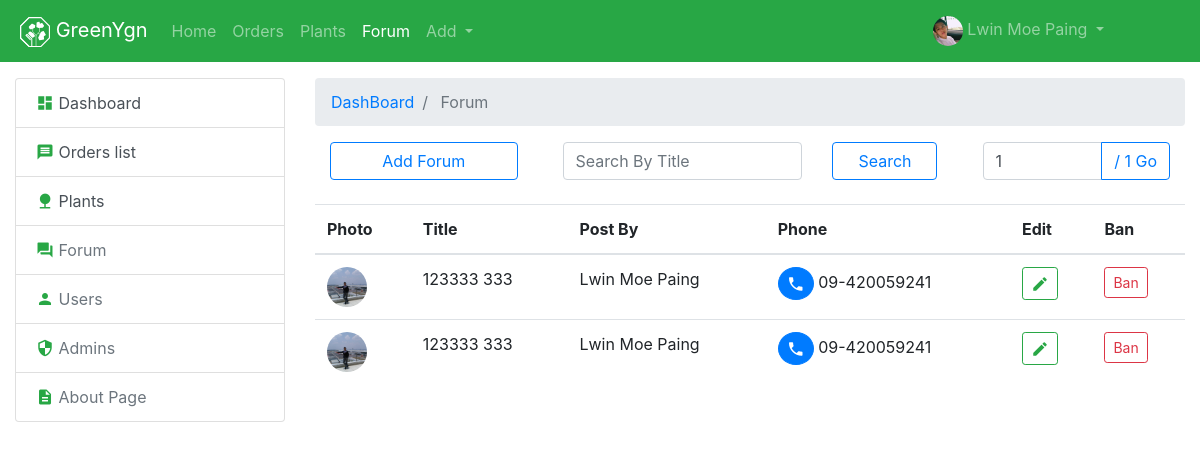
Before: /gyadmin/superadmin/forum/index.php (signed in) with the older database file.
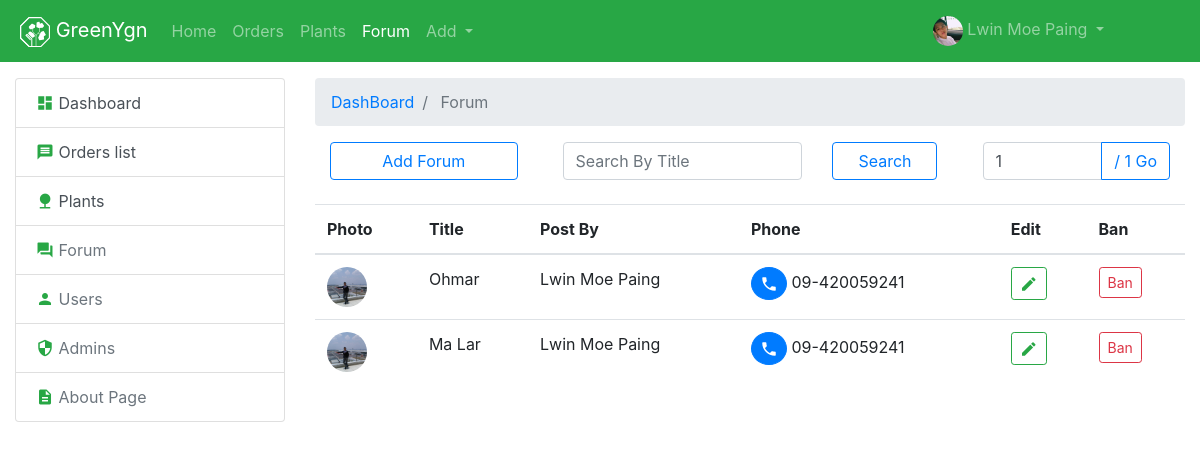
After: the same page with the newer database file.
### tables this page shows
CREATE TABLE `forum` (
  `id` int(11) NOT NULL,
  `image` varchar(200) NOT NULL DEFAULT '/assets/images/logo/greenygn_animate.svg',
  `title` varchar(120) NOT NULL,
  `description` text NOT NULL,
  `admin_id` int(10) UNSIGNED NOT NULL,
  `deleted_at` datetime DEFAULT NULL,
  `created_at` datetime DEFAULT NULL,
  `modified_at` datetime DEFAULT NULL
);

### gyadmin/superadmin/forum/functions/index/getdata.php (called while the page is built)
<?php
if (isset($_GET['page']) && is_numeric($_GET['page'])) {
    $page = $_GET['page'];
} else {
    $page = 1;
}
$no_of_records_per_page = 10;
$offset = ($page-1) * $no_of_records_per_page;
$total_pages_sql = "SELECT COUNT(*) FROM `forum`";
$result = mysqli_query($conn,$total_pages_sql);
$total_rows = mysqli_fetch_array($result)[0];
$total_pages = ceil($total_rows / $no_of_records_per_page);
$role = [
    '`f`.`id`',
    '`f`.`image`',
    '`f`.`title`',
    '`f`.`admin_id`',
    '`f`.`deleted_at`'
];
$sql = "SELECT " . implode(",",$role) .", `ar`.`name` as `admin_name`, `ar`.`ph` ";
$sql .= " FROM `forum` as `f` INNER JOIN `admin` as `ar` ";
$sql .= " ON `f`.`admin_id`= `ar`.`id` ORDER BY `f`.`id` DESC LIMIT $offset, $no_of_records_per_page ";
if($res = mysqli_query($conn, $sql)) {
    $result = array();
    while($row = mysqli_fetch_assoc($res)) {
       $result[] = $row;
    }
}

### gyadmin/superadmin/forum/index.php (the view, shortened to what this page needs)
<?php
    require __DIR__. "/functions/index/getdata.php";
    $title = "Forum";
    require __DIR__ . "/../view/begin_header.php";
    require __DIR__ . "/../view/finish_header.php";
    require __DIR__ . "/../view/nav/navbar.php";
?>
    <div class="container-fluid mt-3">
        <div class="row">
            <div class="col-md-3">
                <?php
                    require __DIR__ . "/../view/left_url_list/left_url_list.php";
                ?>
            </div>
            <div class="col-md-9">
                <nav aria-label="breadcrumb">
                    <ol class="breadcrumb">
                        <li class="breadcrumb-item"><a href="/gyadmin/superadmin/">DashBoard</a></li>
                        <li class="breadcrumb-item active"> Forum </li>
                    </ol>
                </nav>
                <div class="container-fluid">
                    <div class="row">
                        <div class="col-md-3 mb-2">
                            <a href="add_forum.php" class="btn btn-outline-primary rounded btn-block" role="button">
                                <i class="icon ion-md-add"></i> Add Forum
                            </a>
                        </div>
                        <div class="col-md-6 mb-2">
                                <div class="container-fluid">
                                    <form method="GET" action="search.php">
                                        <div class="row">
                                            <div class="col-md-8">
                                                <div class="form-group">
                                                    <input name="title" class="form-control" type="text" placeholder="Search By Title">
                                                </div>
                                            </div>
                                            <div class="col-md-4">
                                                <button href="add_admin.php" class="btn btn-outline-primary rounded btn-block" role="button">
                                                    <i class="icon ion-md-add"></i> Search
                                                </button>
                                            </div>
                                        </div>
                                    </form>
                                </div>
                        </div>
                        <div class="col-md-3">
                            <form action="" method="get">
                                <div class="input-group mb-3">
                                        <input name="page" required type="number" class="form-control" min=1 max="<?= $total_pages ?>" value="<?= $page ?>">
                                        <div class="input-group-append">
                                            <button class="btn btn-outline-primary" type="submit" id="button-addon2">
                                                / <?= $total_pages  ?> Go
                                            </button>
                                        </div>
                                </div>
                            </form>
                        </div>
                    </div>
                </div>
                <div class="table-responsive">
                    <table class="table">
                            <thead>
                                <tr>
                                    <th scope="col">Photo</th>
                                    <th scope="col">Title</th>
                                    <th scope="col">Post By</th>
                                    <th scope="col">Phone</th>
                                    <th class="" scope="col">Edit</th>
                                    <th class="" scope="col">Ban</th>
                                </tr>
                            </thead>
                            <tbody class="mm_font" id="table_row">
                                <?php
                                    foreach($result as $k => $v) {
                                ?>
                                <tr class="<?= $v['deleted_at'] ? 'table-danger' : '' ?>">
                                        <td>
                                            <div class="AdminUserListTable" style="background-image: url('<?= $v['image'] ?>')">  </div>
                                        </td>
                                        <td> <?= $v['title'] ?> </td>
                                        <td> <?= $v['admin_name'] ?> </td>
                                        <td >
                                            <?php
                                                if(strlen($v['ph']) > 0) {
                                            ?>
                                                <a  class="btn btn-primary btn-sm rounded-circle" href="tel:<?= $v['ph'] ?>">
                                                    <i class="material-icons md-18"> phone </i>
                                                </a>
                                                <?= $v['ph'] ?>
                                            <?php
                                                } else {
                                            ?>
                                                <a  class="btn btn-outline-danger btn-sm rounded-circle" href="#!">
                                                    <i class="material-icons md-18"> phone </i>
                                                </a>
                                            <?php
                                                }
                                            ?>
                                        </td>
                                        <td>
                                            <a class="btn btn-outline-success btn-sm " href="/gyadmin/superadmin/forum/edit.php?id=<?= $v['id'] ?>&page=<?= $page ?>" role="button">
                                                <i class="material-icons md-18"> create </i>
                                            </a>
                                        </td>
                                        <td>
                                            <a class="btn btn-outline-danger btn-sm " href="/gyadmin/superadmin/forum/functions/index/ban.php?id=<?= $v['id'] ?>&page=<?= $page ?>" role="button">
                                                Ban
                                            </a>
                                        </td>
                                </tr>
                                <?php
                                    }
                                ?>
                            </tbody>
                    </table>
                </div>
            </div>
        </div>
    </div>
<?php
    require __DIR__ . "/../view/finish_footer.php";
?>

### gyadmin/superadmin/view/begin_header.php (shortened to what this page needs)
<!DOCTYPE html>
  <html lang="en">
  <head>
        <link rel="stylesheet" href="/assets/css/bootstrap.min.css">
        <link rel="stylesheet" href="/assets/css/greenygn.css">
        <link rel="stylesheet" href="/assets/css/material-fonts/material-icons.css">

### gyadmin/superadmin/view/finish_header.php
</head>
<body>

### gyadmin/superadmin/view/nav/navbar.php (shortened to what this page needs)
<nav class="navbar navbar-expand-lg navbar-dark bg-success ">
       <a class="navbar-brand ml-md-1" href="/">
           <img src="/assets/images/logo/greenygn.svg" width="30" height="30" alt="">
           GreenYgn
       </a>
   <div class="collapse navbar-collapse" id="navbarSupportedContent">
       <ul class="navbar-nav mr-auto">
           <li class="nav-item  <?= (isset($title) ?  ($title == 'Home')? 'active' : '' : '') ?>">
               <a class="nav-link" href="/gyadmin/superadmin/"> Home </a>
           </li>
           <li class="nav-item  <?= (isset($title) ?  ($title == 'Orders')? 'active' : '' : '') ?> ">
               <a class="nav-link" href="/gyadmin/superadmin/orders/"> Orders </a>
           </li>
           <li class="nav-item  <?= (isset($title) ?  ($title == 'Plants')? 'active' : '' : '') ?> ">
               <a class="nav-link" href="/gyadmin/superadmin/plants/"> Plants </a>
           </li>
           <li class="nav-item  <?= (isset($title) ?  ($title == 'Forum')? 'active' : '' : '') ?> ">
               <a class="nav-link" href="/gyadmin/superadmin/forum/"> Forum </a>
           </li>
           <li class="nav-item  <?= (isset($title) ?  ( $title == 'Add' )? 'active' : '' : '') ?> dropdown">
                  <a class="nav-link dropdown-toggle" href="#" id="navbarDropdownMenuLink" role="button" data-toggle="dropdown" aria-haspopup="true" aria-expanded="false">
                    Add
                  </a>
           </li>
       </ul>
        <ul class="navbar-nav mr-4">
            <li class="nav-item  mr-5 <?= (isset($title) ?  ($title == 'Setting')? 'active' : '' : '') ?> dropdown">
                <a class="nav-link dropdown-toggle" href="#" id="navbarDropdownMenuLink" role="button" data-toggle="dropdown" aria-haspopup="true" aria-expanded="false">
                   <img class="rounded-circle" src="<?= $_SESSION['admin']['image'] ?>" width="30" height="30" alt=" <?= $_SESSION['admin']['name'] ?> ">
                   <?= $_SESSION['admin']['name'] ?>
                </a>
            </li>
       </ul>
   </div>
</nav>

### gyadmin/superadmin/view/left_url_list/left_url_list.php
<div class="list-group d-none d-md-block">
    <a href="/gyadmin/superadmin/" class="list-group-item list-group-item-action ">
        <i class="material-icons md-18 text-success">dashboard</i>
        Dashboard
    </a>
    <a href="/gyadmin/superadmin/plants/" class="list-group-item list-group-item-action ">
        <i class="material-icons md-18 text-success">message</i>
        Orders list
    </a>
    <a href="/gyadmin/superadmin/plants/" class="list-group-item list-group-item-action ">
        <i class="material-icons md-18 text-success">nature</i>
        Plants
    </a>
    <a href="/gyadmin/superadmin/forum/" class="list-group-item list-group-item-action disabled ">
        <i class="material-icons md-18 text-success">forum</i>
        Forum
    </a>
    <a href="/gyadmin/superadmin/users/" class="list-group-item list-group-item-action disabled ">
        <i class="material-icons md-18 text-success">person</i>
        Users
    </a>
    <a href="/gyadmin/superadmin/admins/" class="list-group-item list-group-item-action disabled ">
        <i class="material-icons md-18 text-success">security</i>
        Admins
    </a>
    <a href="/gyadmin/superadmin/about-page/" class="list-group-item list-group-item-action disabled ">
        <i class="material-icons md-18 text-success">description</i>
        About Page
    </a>
 </div>

### gyadmin/superadmin/view/finish_footer.php
</body>
</html>

### assets/css/greenygn.css (style rules this page uses)
body { min-height: 100vh; padding-bottom: 50px; position: relative; }
.AdminUserListTable { background-size: cover; background-position: center center; background-repeat: no-repeat; width: 40px; height: 40px; border-radius: 40px; }

Changed rows visible on the page:
changed forum: title "123333 333" → "Ohmar"
changed forum: title "123333 333" → "Ma Lar"
